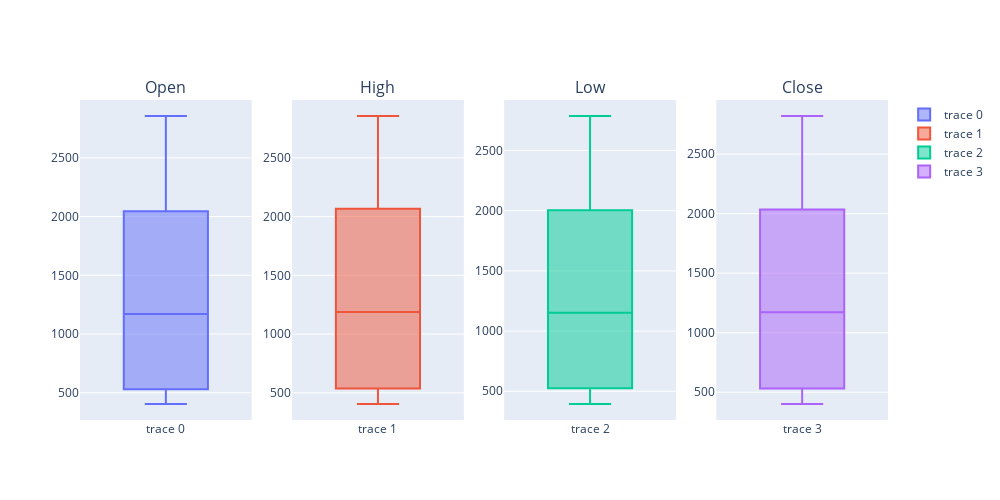

The cell this chart's notebook holds for it:
### Markdown cell above
### 4.2 Boxplot for 'Open', 'High', 'Low' , Close'

### Code cell
from plotly.subplots import make_subplots
import plotly.graph_objects as go

numerical_features_name = data[["Open", "High", "Low", "Close"]]

i=0
fig = make_subplots( rows=1, cols = numerical_features_name.shape[1],subplot_titles = numerical_features_name.columns.values )
for feature in numerical_features_name.columns.values:
    fig.add_trace(go.Box( y=numerical_features_name[feature]), row=1,col=i+1 )
    i = i+1

fig.update_layout( width=1000, height=500)
fig.show()

### Figure 1 — Plotly figure (JSON) as saved in the notebook; plotly's stock layout.template omitted (floating-point values rounded to 4 significant figures; data arrays with more than 128 entries replaced by an {"elided": "..."} marker saying what was removed)
{"data": [{"type": "box", "xaxis": "x", "y": {"elided": "1976 float values"}, "yaxis": "y"}, {"type": "box", "xaxis": "x2", "y": {"elided": "1976 float values"}, "yaxis": "y2"}, {"type": "box", "xaxis": "x3", "y": {"elided": "1976 float values"}, "yaxis": "y3"}, {"type": "box", "xaxis": "x4", "y": {"elided": "1976 float values"}, "yaxis": "y4"}], "layout": {"annotations": [{"font": {"size": 16}, "showarrow": false, "text": "Open", "x": 0.1062, "xanchor": "center", "xref": "paper", "y": 1, "yanchor": "bottom", "yref": "paper"}, {"font": {"size": 16}, "showarrow": false, "text": "High", "x": 0.3688, "xanchor": "center", "xref": "paper", "y": 1, "yanchor": "bottom", "yref": "paper"}, {"font": {"size": 16}, "showarrow": false, "text": "Low", "x": 0.6313, "xanchor": "center", "xref": "paper", "y": 1, "yanchor": "bottom", "yref": "paper"}, {"font": {"size": 16}, "showarrow": false, "text": "Close", "x": 0.8938, "xanchor": "center", "xref": "paper", "y": 1, "yanchor": "bottom", "yref": "paper"}], "height": 500, "width": 1000, "xaxis": {"anchor": "y", "domain": [0, 0.2125]}, "xaxis2": {"anchor": "y2", "domain": [0.2625, 0.475]}, "xaxis3": {"anchor": "y3", "domain": [0.525, 0.7375]}, "xaxis4": {"anchor": "y4", "domain": [0.7875, 1]}, "yaxis": {"anchor": "x", "domain": [0, 1]}, "yaxis2": {"anchor": "x2", "domain": [0, 1]}, "yaxis3": {"anchor": "x3", "domain": [0, 1]}, "yaxis4": {"anchor": "x4", "domain": [0, 1]}}}
